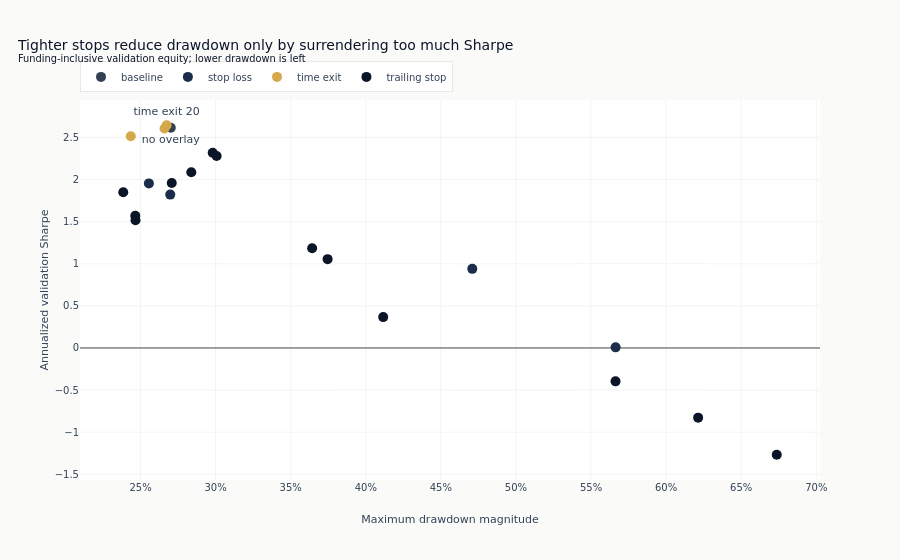

Source (notebook cell):
### Code cell
fig = go.Figure()
for risk_type in replay["risk_type"].unique().sort().to_list():
    subset = replay.filter(pl.col("risk_type") == risk_type)
    text = [
        row["risk_name"].replace("_", " ")
        if row["risk_name"] in {"no_overlay", "time_exit_20"}
        else ""
        for row in subset.iter_rows(named=True)
    ]
    positions = [
        "bottom center" if row["risk_name"] == "no_overlay" else "top center"
        for row in subset.iter_rows(named=True)
    ]
    fig.add_trace(
        go.Scatter(
            x=-subset["with_funding_max_drawdown"],
            y=subset["with_funding_sharpe"],
            mode="markers+text",
            text=text,
            textposition=positions,
            marker={"size": 10, "color": color_map[risk_type]},
            name=risk_type.replace("_", " "),
            customdata=subset["risk_name"],
            hovertemplate=("%{customdata}<br>drawdown=%{x:.1%}<br>Sharpe=%{y:.2f}<extra></extra>"),
        )
    )
fig.update_layout(
    title={
        "text": "Tighter stops reduce drawdown only by surrendering too much Sharpe"
        "<br><sup>Funding-inclusive validation equity; lower drawdown is left</sup>",
        "x": 0.02,
        "xanchor": "left",
    },
    xaxis_title="Maximum drawdown magnitude",
    xaxis_tickformat=".0%",
    yaxis_title="Annualized validation Sharpe",
    legend={"orientation": "h", "yanchor": "bottom", "y": 1.02, "x": 0},
)
fig.show()

### Figure 1 — Plotly figure (JSON) as saved in the notebook; plotly's stock layout.template omitted (floating-point values rounded to 4 significant figures)
{"data": [{"customdata": ["no_overlay"], "hovertemplate": "%{customdata}<br>drawdown=%{x:.1%}<br>Sharpe=%{y:.2f}<extra></extra>", "marker": {"color": "#334155", "size": 10}, "mode": "markers+text", "name": "baseline", "text": ["no overlay"], "textposition": ["bottom center"], "type": "scatter", "x": [0.2701], "y": [2.615]}, {"customdata": ["stop_loss_15pct", "stop_loss_10pct", "stop_loss_5pct", "stop_loss_3pct"], "hovertemplate": "%{customdata}<br>drawdown=%{x:.1%}<br>Sharpe=%{y:.2f}<extra></extra>", "marker": {"color": "#1a2d4a", "size": 10}, "mode": "markers+text", "name": "stop loss", "text": ["", "", "", ""], "textposition": ["top center", "top center", "top center", "top center"], "type": "scatter", "x": [0.2556, 0.2698, 0.4709, 0.5664], "y": [1.955, 1.821, 0.9399, 0.007699]}, {"customdata": ["time_exit_20", "time_exit_40", "time_exit_10"], "hovertemplate": "%{customdata}<br>drawdown=%{x:.1%}<br>Sharpe=%{y:.2f}<extra></extra>", "marker": {"color": "#D4A84B", "size": 10}, "mode": "markers+text", "name": "time exit", "text": ["time exit 20", "", ""], "textposition": ["top center", "top center", "top center"], "type": "scatter", "x": [0.2674, 0.266, 0.2435], "y": [2.645, 2.607, 2.514]}, {"customdata": ["trailing_mae_p10_h40_28p8pct", "trailing_mae_p10_h20_21p7pct", "trailing_20pct", "trailing_mae_p25_h40_19p1pct", "trailing_mae_p10_h10_15p8pct", "trailing_15pct", "trailing_mae_p25_h20_13p8pct", "trailing_mae_p25_h10_9p6pct", "trailing_10pct", "trailing_5pct", "trailing_3pct", "trailing_2pct", "trailing_1pct"], "hovertemplate": "%{customdata}<br>drawdown=%{x:.1%}<br>Sharpe=%{y:.2f}<extra></extra>", "marker": {"color": "#0a1628", "size": 10}, "mode": "markers+text", "name": "trailing stop", "text": ["", "", "", "", "", "", "", "", "", "", "", "", ""], "textposition": ["top center", "top center", "top center", "top center", "top center", "top center", "top center", "top center", "top center", "top center", "top center", "top center", "top center"], "type": "scatter", "x": [0.2981, 0.3007, 0.2838, 0.2708, 0.2385, 0.2465, 0.2467, 0.3643, 0.3746, 0.4116, 0.5663, 0.6213, 0.6737], "y": [2.318, 2.279, 2.087, 1.96, 1.849, 1.57, 1.518, 1.185, 1.055, 0.3669, -0.3964, -0.8274, -1.268]}], "layout": {"legend": {"orientation": "h", "x": 0, "y": 1.02, "yanchor": "bottom"}, "title": {"text": "Tighter stops reduce drawdown only by surrendering too much Sharpe<br><sup>Funding-inclusive validation equity; lower drawdown is left</sup>", "x": 0.02, "xanchor": "left"}, "xaxis": {"tickformat": ".0%", "title": {"text": "Maximum drawdown magnitude"}}, "yaxis": {"title": {"text": "Annualized validation Sharpe"}}}}
